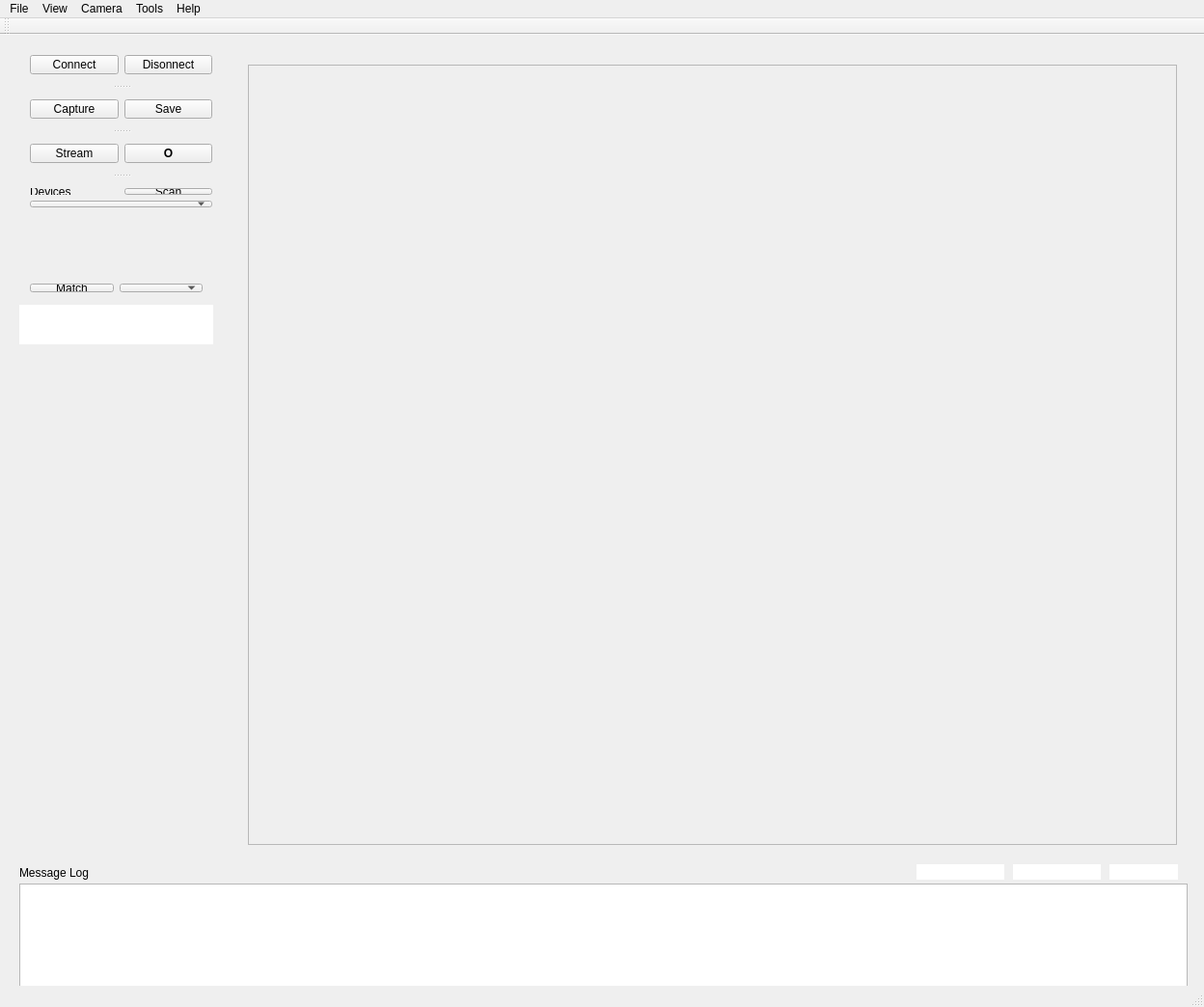
<?xml version="1.0" encoding="UTF-8"?>
<ui version="4.0">
 <class>MainWindow</class>
 <widget class="QMainWindow" name="MainWindow">
  <property name="geometry">
   <rect>
    <x>0</x>
    <y>0</y>
    <width>1248</width>
    <height>1044</height>
   </rect>
  </property>
  <property name="font">
   <font>
    <weight>50</weight>
    <bold>false</bold>
   </font>
  </property>
  <property name="windowTitle">
   <string>Vision Inspection</string>
  </property>
  <widget class="QWidget" name="centralWidget">
   <widget class="QLabel" name="labelMessageLog">
    <property name="geometry">
     <rect>
      <x>20</x>
      <y>860</y>
      <width>101</width>
      <height>17</height>
     </rect>
    </property>
    <property name="text">
     <string>Message Log</string>
    </property>
   </widget>
   <widget class="QListWidget" name="listWidgetMessageLog">
    <property name="geometry">
     <rect>
      <x>20</x>
      <y>880</y>
      <width>1211</width>
      <height>111</height>
     </rect>
    </property>
   </widget>
   <widget class="QSplitter" name="splitter">
    <property name="geometry">
     <rect>
      <x>20</x>
      <y>10</y>
      <width>211</width>
      <height>181</height>
     </rect>
    </property>
    <property name="orientation">
     <enum>Qt::Vertical</enum>
    </property>
    <widget class="QWidget" name="layoutWidget">
     <layout class="QHBoxLayout" name="horizontalLayout">
      <item>
       <widget class="QPushButton" name="pushButtonConnect">
        <property name="text">
         <string>Connect</string>
        </property>
       </widget>
      </item>
      <item>
       <widget class="QPushButton" name="pushButtonDisconnect">
        <property name="text">
         <string>Disonnect</string>
        </property>
       </widget>
      </item>
     </layout>
    </widget>
    <widget class="QWidget" name="layoutWidget">
     <layout class="QHBoxLayout" name="horizontalLayout_2">
      <item>
       <widget class="QPushButton" name="pushButtonCapture">
        <property name="styleSheet">
         <string notr="true"/>
        </property>
        <property name="text">
         <string>Capture</string>
        </property>
       </widget>
      </item>
      <item>
       <widget class="QPushButton" name="pushButtonSaveCapture">
        <property name="styleSheet">
         <string notr="true"/>
        </property>
        <property name="text">
         <string>Save</string>
        </property>
       </widget>
      </item>
     </layout>
    </widget>
    <widget class="QWidget" name="layoutWidget">
     <layout class="QHBoxLayout" name="horizontalLayout_3">
      <item>
       <widget class="QPushButton" name="pushButtonStream">
        <property name="text">
         <string>Stream</string>
        </property>
       </widget>
      </item>
      <item>
       <widget class="QPushButton" name="pushButtonStop">
        <property name="font">
         <font>
          <weight>75</weight>
          <bold>true</bold>
         </font>
        </property>
        <property name="text">
         <string>O</string>
        </property>
       </widget>
      </item>
     </layout>
    </widget>
    <widget class="QWidget" name="layoutWidget">
     <layout class="QVBoxLayout" name="verticalLayout_2">
      <item>
       <layout class="QHBoxLayout" name="horizontalLayout_4">
        <item>
         <widget class="QLabel" name="labelDevices">
          <property name="text">
           <string>Devices</string>
          </property>
         </widget>
        </item>
        <item>
         <widget class="QPushButton" name="pushButtonScanDevices">
          <property name="text">
           <string>Scan</string>
          </property>
         </widget>
        </item>
       </layout>
      </item>
      <item>
       <widget class="QComboBox" name="comboBoxDevices"/>
      </item>
     </layout>
    </widget>
   </widget>
   <widget class="QLabel" name="labelShowRes">
    <property name="geometry">
     <rect>
      <x>1050</x>
      <y>860</y>
      <width>91</width>
      <height>16</height>
     </rect>
    </property>
    <property name="styleSheet">
     <string notr="true">background-color: rgb(255, 255, 255);</string>
    </property>
    <property name="text">
     <string/>
    </property>
   </widget>
   <widget class="QLabel" name="labelShowPos">
    <property name="geometry">
     <rect>
      <x>950</x>
      <y>860</y>
      <width>91</width>
      <height>16</height>
     </rect>
    </property>
    <property name="styleSheet">
     <string notr="true">background-color: rgb(255, 255, 255);</string>
    </property>
    <property name="text">
     <string/>
    </property>
    <property name="wordWrap">
     <bool>true</bool>
    </property>
    <property name="margin">
     <number>0</number>
    </property>
   </widget>
   <widget class="QWidget" name="layoutWidget">
    <property name="geometry">
     <rect>
      <x>230</x>
      <y>10</y>
      <width>991</width>
      <height>611</height>
     </rect>
    </property>
    <layout class="QGridLayout" name="gridLayout"/>
   </widget>
   <widget class="QWidget" name="layoutWidget">
    <property name="geometry">
     <rect>
      <x>240</x>
      <y>0</y>
      <width>991</width>
      <height>851</height>
     </rect>
    </property>
    <layout class="QGridLayout" name="gridLayout_2">
     <item row="1" column="1">
      <widget class="QScrollArea" name="scrollArea">
       <property name="widgetResizable">
        <bool>true</bool>
       </property>
       <widget class="QWidget" name="scrollAreaWidgetContents">
        <property name="geometry">
         <rect>
          <x>0</x>
          <y>0</y>
          <width>981</width>
          <height>824</height>
         </rect>
        </property>
       </widget>
      </widget>
     </item>
     <item row="0" column="0" colspan="2">
      <widget class="LabelDisplayer" name="labelShowFrame">
       <property name="text">
        <string/>
       </property>
      </widget>
     </item>
    </layout>
   </widget>
   <widget class="QLabel" name="labelShowScale">
    <property name="geometry">
     <rect>
      <x>1150</x>
      <y>860</y>
      <width>71</width>
      <height>16</height>
     </rect>
    </property>
    <property name="styleSheet">
     <string notr="true">background-color: rgb(255, 255, 255);</string>
    </property>
    <property name="text">
     <string/>
    </property>
    <property name="wordWrap">
     <bool>true</bool>
    </property>
    <property name="margin">
     <number>0</number>
    </property>
   </widget>
   <widget class="QLabel" name="labelShowRGB">
    <property name="geometry">
     <rect>
      <x>820</x>
      <y>860</y>
      <width>101</width>
      <height>16</height>
     </rect>
    </property>
    <property name="styleSheet">
     <string notr="true"/>
    </property>
    <property name="text">
     <string/>
    </property>
    <property name="wordWrap">
     <bool>true</bool>
    </property>
    <property name="margin">
     <number>0</number>
    </property>
   </widget>
   <widget class="QWidget" name="layoutWidget_2">
    <property name="geometry">
     <rect>
      <x>20</x>
      <y>247</y>
      <width>201</width>
      <height>31</height>
     </rect>
    </property>
    <layout class="QHBoxLayout" name="horizontalLayout_5">
     <item>
      <widget class="QPushButton" name="pushButtonMatch">
       <property name="text">
        <string>Match</string>
       </property>
      </widget>
     </item>
     <item>
      <widget class="QComboBox" name="comboBoxMatchMethod"/>
     </item>
    </layout>
   </widget>
   <widget class="QLabel" name="labelMatchResult">
    <property name="geometry">
     <rect>
      <x>20</x>
      <y>280</y>
      <width>201</width>
      <height>41</height>
     </rect>
    </property>
    <property name="styleSheet">
     <string notr="true">background-color: rgb(255, 255, 255);</string>
    </property>
    <property name="text">
     <string/>
    </property>
   </widget>
  </widget>
  <widget class="QToolBar" name="mainToolBar">
   <attribute name="toolBarArea">
    <enum>TopToolBarArea</enum>
   </attribute>
   <attribute name="toolBarBreak">
    <bool>false</bool>
   </attribute>
  </widget>
  <widget class="QStatusBar" name="statusBar"/>
  <widget class="QMenuBar" name="menuBar">
   <property name="geometry">
    <rect>
     <x>0</x>
     <y>0</y>
     <width>1248</width>
     <height>22</height>
    </rect>
   </property>
   <widget class="QMenu" name="menuFile">
    <property name="title">
     <string>File</string>
    </property>
    <addaction name="actionOpenImage"/>
    <addaction name="actionSaveImage"/>
    <addaction name="actionChangeSavePath"/>
    <addaction name="actionExit"/>
   </widget>
   <widget class="QMenu" name="menuView">
    <property name="title">
     <string>View</string>
    </property>
    <addaction name="actionZoomIn"/>
    <addaction name="actionZoomOut"/>
    <addaction name="actionZoomToFit"/>
    <addaction name="actionZoomToRaw"/>
   </widget>
   <widget class="QMenu" name="menuCamera">
    <property name="title">
     <string>Camera</string>
    </property>
    <addaction name="actionScanNewCamera"/>
    <addaction name="actionConnect"/>
    <addaction name="actionDisconnect"/>
    <addaction name="actionCapture"/>
    <addaction name="actionStream"/>
    <addaction name="actionStopStream"/>
    <addaction name="actionCameraSetting"/>
   </widget>
   <widget class="QMenu" name="menuTools">
    <property name="title">
     <string>Tools</string>
    </property>
    <widget class="QMenu" name="menuAuto_Ruler">
     <property name="title">
      <string>Auto Ruler</string>
     </property>
     <addaction name="actionAutoRulerStart"/>
     <addaction name="actionAutoRulerStop"/>
    </widget>
    <widget class="QMenu" name="menuManual_Ruler">
     <property name="title">
      <string>Manual Ruler</string>
     </property>
     <addaction name="actionManualRulerStart"/>
     <addaction name="actionManualRulerStop"/>
    </widget>
    <addaction name="actionROI"/>
    <addaction name="menuManual_Ruler"/>
    <addaction name="menuAuto_Ruler"/>
    <addaction name="separator"/>
    <addaction name="actionCalibration"/>
   </widget>
   <widget class="QMenu" name="menuHelp">
    <property name="title">
     <string>Help</string>
    </property>
    <addaction name="actionAbout"/>
    <addaction name="actionQuestion"/>
   </widget>
   <addaction name="menuFile"/>
   <addaction name="menuView"/>
   <addaction name="menuCamera"/>
   <addaction name="menuTools"/>
   <addaction name="menuHelp"/>
  </widget>
  <action name="actionChangeSavePath">
   <property name="text">
    <string>Change Save Path</string>
   </property>
  </action>
  <action name="actionSaveImage">
   <property name="text">
    <string>Save Image</string>
   </property>
  </action>
  <action name="actionExit">
   <property name="text">
    <string>Exit</string>
   </property>
  </action>
  <action name="actionZoomIn">
   <property name="text">
    <string>Zoom In       +</string>
   </property>
   <property name="shortcut">
    <string>Ctrl+=</string>
   </property>
  </action>
  <action name="actionZoomOut">
   <property name="text">
    <string>Zoon Out     -</string>
   </property>
   <property name="shortcut">
    <string>Ctrl+-</string>
   </property>
  </action>
  <action name="actionZoomToFit">
   <property name="text">
    <string>Zoom to Fit</string>
   </property>
   <property name="shortcut">
    <string>Ctrl+F</string>
   </property>
  </action>
  <action name="actionZoomToRaw">
   <property name="text">
    <string>Zoom to 100%</string>
   </property>
   <property name="shortcut">
    <string>Ctrl+R</string>
   </property>
  </action>
  <action name="actionConnect">
   <property name="text">
    <string>Connect</string>
   </property>
  </action>
  <action name="actionDisconnect">
   <property name="text">
    <string>Disconnect</string>
   </property>
  </action>
  <action name="actionCapture">
   <property name="text">
    <string>Capture</string>
   </property>
  </action>
  <action name="actionStream">
   <property name="text">
    <string>Stream</string>
   </property>
  </action>
  <action name="actionMCalibrate">
   <property name="text">
    <string>Manual Calibrate</string>
   </property>
  </action>
  <action name="actionACalibrate">
   <property name="text">
    <string>Auto Calibrate</string>
   </property>
  </action>
  <action name="actionROI">
   <property name="text">
    <string>ROI Select</string>
   </property>
  </action>
  <action name="actionAbout">
   <property name="text">
    <string>About</string>
   </property>
  </action>
  <action name="actionQuestion">
   <property name="text">
    <string>?</string>
   </property>
  </action>
  <action name="actionStopStream">
   <property name="text">
    <string>Stop Stream</string>
   </property>
  </action>
  <action name="actionScanNewCamera">
   <property name="text">
    <string>Scan New Camera</string>
   </property>
  </action>
  <action name="actionCameraSetting">
   <property name="text">
    <string>Setting</string>
   </property>
  </action>
  <action name="actionOpenImage">
   <property name="text">
    <string>Open</string>
   </property>
  </action>
  <action name="actionAutoRulerStart">
   <property name="text">
    <string>Start</string>
   </property>
  </action>
  <action name="actionAutoRulerStop">
   <property name="text">
    <string>Stop</string>
   </property>
  </action>
  <action name="actionManualRulerStart">
   <property name="text">
    <string>Start</string>
   </property>
  </action>
  <action name="actionManualRulerStop">
   <property name="text">
    <string>Stop</string>
   </property>
  </action>
  <action name="actionCalibration">
   <property name="text">
    <string>Calibration</string>
   </property>
  </action>
 </widget>
 <layoutdefault spacing="6" margin="11"/>
 <customwidgets>
  <customwidget>
   <class>LabelDisplayer</class>
   <extends>QLabel</extends>
   <header location="global">labeldisplayer.h</header>
  </customwidget>
 </customwidgets>
 <resources/>
 <connections/>
</ui>
